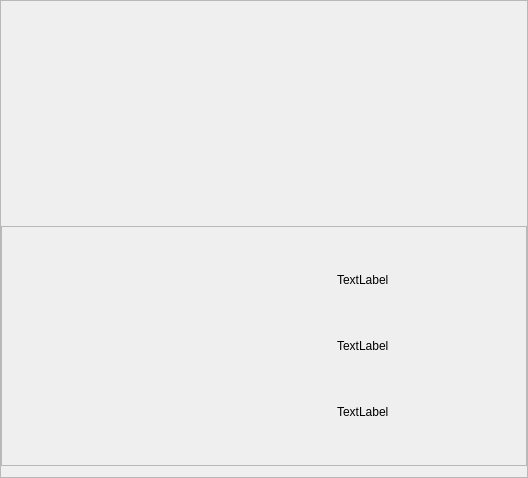
<?xml version="1.0" encoding="UTF-8"?>
<ui version="4.0">
 <class>NotifyPage</class>
 <widget class="QFrame" name="NotifyPage">
  <property name="geometry">
   <rect>
    <x>0</x>
    <y>0</y>
    <width>528</width>
    <height>478</height>
   </rect>
  </property>
  <property name="windowTitle">
   <string>Frame</string>
  </property>
  <property name="styleSheet">
   <string notr="true">font: 10pt &quot;Ubuntu&quot;;</string>
  </property>
  <property name="frameShape">
   <enum>QFrame::StyledPanel</enum>
  </property>
  <property name="frameShadow">
   <enum>QFrame::Raised</enum>
  </property>
  <layout class="QVBoxLayout" name="verticalLayout">
   <property name="leftMargin">
    <number>0</number>
   </property>
   <property name="rightMargin">
    <number>0</number>
   </property>
   <item>
    <spacer name="verticalSpacer">
     <property name="orientation">
      <enum>Qt::Vertical</enum>
     </property>
     <property name="sizeHint" stdset="0">
      <size>
       <width>20</width>
       <height>40</height>
      </size>
     </property>
    </spacer>
   </item>
   <item>
    <widget class="QFrame" name="mpBgFrame">
     <property name="minimumSize">
      <size>
       <width>0</width>
       <height>238</height>
      </size>
     </property>
     <property name="styleSheet">
      <string notr="true">QFrame#mpBgFrame {
	border-image: url(:/image/img_tipsbar_bg.png);
}</string>
     </property>
     <property name="frameShape">
      <enum>QFrame::StyledPanel</enum>
     </property>
     <property name="frameShadow">
      <enum>QFrame::Raised</enum>
     </property>
     <layout class="QGridLayout" name="gridLayout">
      <property name="topMargin">
       <number>23</number>
      </property>
      <property name="bottomMargin">
       <number>23</number>
      </property>
      <item row="0" column="2">
       <widget class="QLabel" name="mpNotifyLab">
        <property name="styleSheet">
         <string notr="true"/>
        </property>
        <property name="text">
         <string>TextLabel</string>
        </property>
       </widget>
      </item>
      <item row="1" column="2">
       <widget class="QLabel" name="mpNameLab">
        <property name="styleSheet">
         <string notr="true"/>
        </property>
        <property name="text">
         <string>TextLabel</string>
        </property>
       </widget>
      </item>
      <item row="2" column="2">
       <widget class="QLabel" name="mpIdLab">
        <property name="styleSheet">
         <string notr="true"/>
        </property>
        <property name="text">
         <string>TextLabel</string>
        </property>
       </widget>
      </item>
      <item row="0" column="1" rowspan="3">
       <widget class="QLabel" name="mpHeadImg">
        <property name="minimumSize">
         <size>
          <width>192</width>
          <height>192</height>
         </size>
        </property>
        <property name="text">
         <string/>
        </property>
       </widget>
      </item>
      <item row="1" column="3">
       <spacer name="horizontalSpacer_2">
        <property name="orientation">
         <enum>Qt::Horizontal</enum>
        </property>
        <property name="sizeHint" stdset="0">
         <size>
          <width>40</width>
          <height>20</height>
         </size>
        </property>
       </spacer>
      </item>
      <item row="1" column="0">
       <spacer name="horizontalSpacer">
        <property name="orientation">
         <enum>Qt::Horizontal</enum>
        </property>
        <property name="sizeHint" stdset="0">
         <size>
          <width>40</width>
          <height>20</height>
         </size>
        </property>
       </spacer>
      </item>
     </layout>
    </widget>
   </item>
  </layout>
 </widget>
 <resources/>
 <connections/>
</ui>
